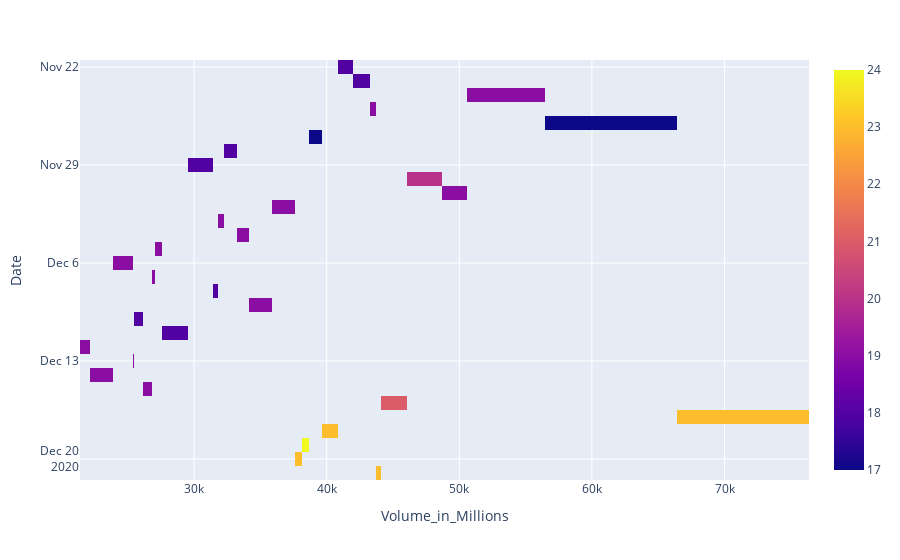

The cell this chart's notebook holds for it:
### Markdown cell above
##### Sparklines - exists; didn't checked deeply since there are no major specifications for it.

### Code cell
df['Month'] = df['Date'].apply(lambda x : x[5:7])
df['Year'] = df['Date'].apply(lambda x : x[:4])
df['Volume_in_Millions'] = df['Volume'].apply(lambda x : x / 1000000)
df.tail()


# # flights = sns.load_dataset("flights")
temp_df = (df.tail(30)).pivot("Date", "Volume_in_Millions", "Price_in_Thousands")
fig = px.imshow(temp_df)
fig.show()

### Figure 1 — Plotly figure (JSON) as saved in the notebook; plotly's stock layout.template omitted (floating-point values rounded to 4 significant figures; data arrays with more than 128 entries replaced by an {"elided": "..."} marker saying what was removed)
{"data": [{"coloraxis": "coloraxis", "hovertemplate": "Volume_in_Millions: %{x}<br>Date: %{y}<br>color: %{z}<extra></extra>", "name": "0", "type": "heatmap", "x": [21750.0, 22470.0, 25290.0, 25450.0, 25550.0, 26740.0, 26900.0, 27240.0, 27920.0, 31130.0, 31690.0, 31930.0, 32600.0, 33870.0, 34420.0, 37390.0, 37840.0, 38490.0, 38890.0, 40390.0, 41280.0, 42740.0, 43710.0, 43730.0, 44410.0, 47730.0, 49630.0, 51470.0, 61400.0, 71380.0], "xaxis": "x", "y": ["2020-11-22", "2020-11-23", "2020-11-24", "2020-11-25", "2020-11-26", "2020-11-27", "2020-11-28", "2020-11-29", "2020-11-30", "2020-12-01", "2020-12-02", "2020-12-03", "2020-12-04", "2020-12-05", "2020-12-06", "2020-12-07", "2020-12-08", "2020-12-09", "2020-12-10", "2020-12-11", "2020-12-12", "2020-12-13", "2020-12-14", "2020-12-15", "2020-12-16", "2020-12-17", "2020-12-18", "2020-12-19", "2020-12-20", "2020-12-21"], "yaxis": "y", "z": {"elided": "30x30 int values"}}], "layout": {"coloraxis": {"colorscale": [[0, "#0d0887"], [0.1111, "#46039f"], [0.2222, "#7201a8"], [0.3333, "#9c179e"], [0.4444, "#bd3786"], [0.5556, "#d8576b"], [0.6667, "#ed7953"], [0.7778, "#fb9f3a"], [0.8889, "#fdca26"], [1, "#f0f921"]]}, "margin": {"t": 60}, "xaxis": {"anchor": "y", "constrain": "domain", "domain": [0, 1], "scaleanchor": "y", "title": {"text": "Volume_in_Millions"}}, "yaxis": {"anchor": "x", "autorange": "reversed", "constrain": "domain", "domain": [0, 1], "title": {"text": "Date"}}}}
